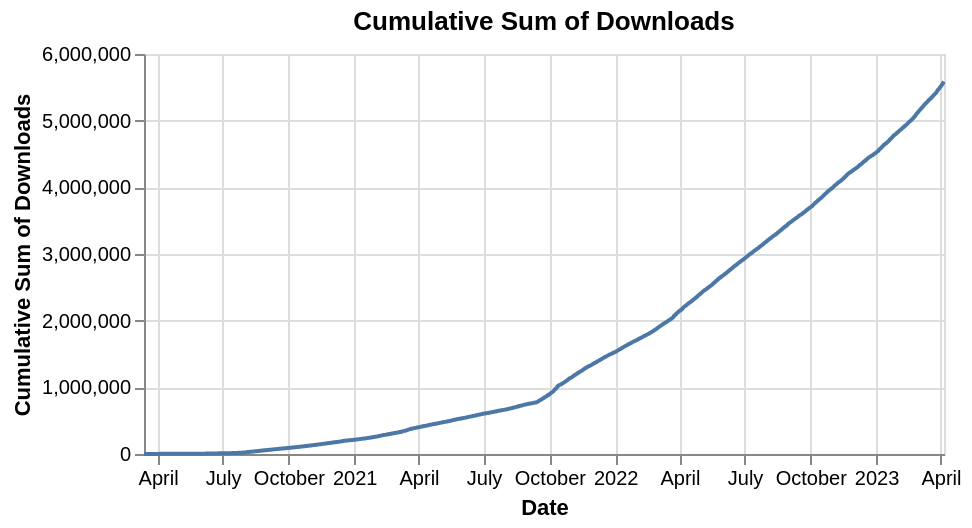

Vega-Lite specification for this chart:
### Vega-Lite specification from a JSON file in a GitHub repository (floating-point values rounded to 4 significant figures; data arrays with more than 128 entries replaced by an {"elided": "..."} marker saying what was removed)
{"config": {"view": {"continuousWidth": 400, "continuousHeight": 300}}, "data": {"name": "data-82f7cf442d0f22466d36291c56307f78"}, "mark": "line", "encoding": {"tooltip": [{"field": "date", "format": "%Y-%m-%d", "title": "Date", "type": "temporal"}, {"field": "cumulative_sum", "format": ",.0f", "title": "Cumulative Sum of Downloads", "type": "quantitative"}], "x": {"axis": {"title": "Date"}, "field": "date", "type": "temporal"}, "y": {"axis": {"title": "Cumulative Sum of Downloads"}, "field": "cumulative_sum", "type": "quantitative"}}, "height": 200, "title": "Cumulative Sum of Downloads", "transform": [{"window": [{"op": "sum", "field": "download_count", "as": "cumulative_sum"}], "sort": [{"field": "date"}]}], "$schema": "https://vega.github.io/schema/vega-lite/v4.17.0.json", "datasets": {"data-82f7cf442d0f22466d36291c56307f78": {"elided": "1115 records"}}}
